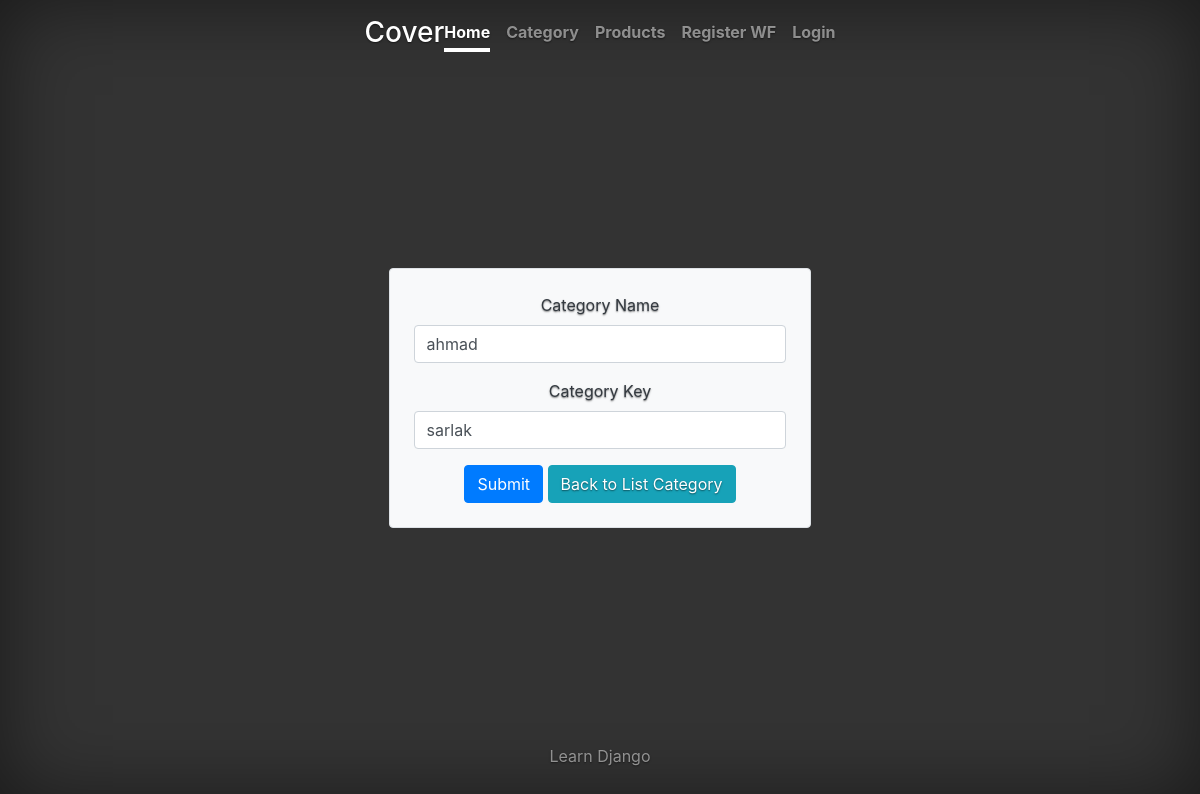
Before: /store/detail_category_view/8 with the older database file.
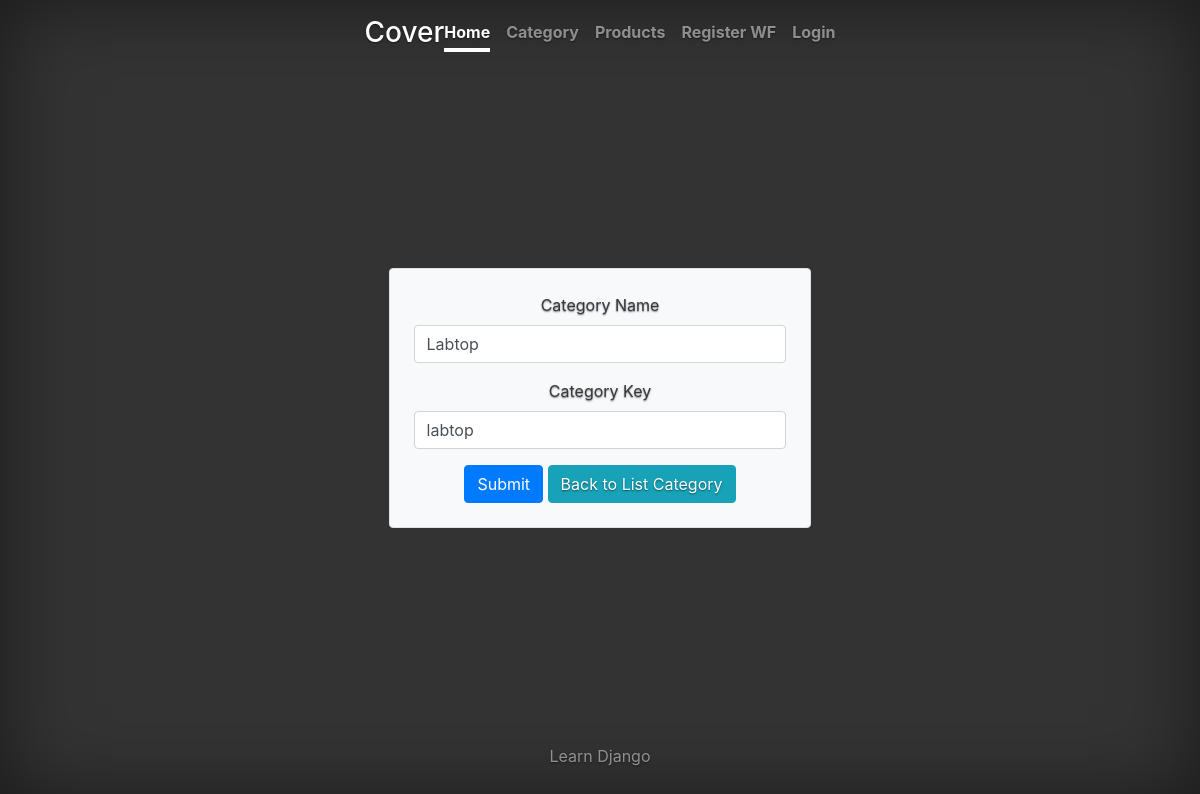
After: the same page with the newer database file.
### store/models.py (models this page shows)
class Category(models.Model):
    name = models.CharField(max_length=100)
    key = models.CharField(unique=True, max_length=100)
    class Meta:
        verbose_name_plural = "Categories"
        ordering = ["name"]
        verbose_name = "Category"
        db_table = 'category'

### store/views.py (the view)
# urls.py: path('detail_category_view/<int:id>', detail_category_view, name='detail_category_view'),
def detail_category_view(request, id):
    category = Category.objects.get(id=id)
    return render(request, 'view_category.html', {'category': category})

### templates/view_category.html (shortened to what this page needs)
{% extends 'base_layout.html' %}
{% block main %}
    <form class="p-4 border rounded shadow-sm bg-light" method="POST"  action="{% url 'update_category_view' id=category.id %}">
        <div class="mb-3">
            <label for="categoryName" class="form-label fw-bold text-dark">Category Name</label>
            <input type="text" class="form-control" id="categoryName" name="category_name"
                   placeholder="Enter category name"
                   value="{{ category.name }}"
                   required>
        </div>
        <div class="mb-3">
            <label for="categoryDescription" class="form-label fw-bold text-dark">Category Key</label>
            <input type="text" class="form-control" id="categoryName" name="category_key"
                   placeholder="Enter category Key"
                   value="{{ category.key }}"
                   required>
        </div>
        <button type="submit" class="btn btn-primary">Submit</button>
        <a type="reset" class="btn btn-info" href="{% url 'list_category' %}">Back to List Category</a>
    </form>
{% endblock %}

Changed rows visible on the page:
changed Category: category_name "ahmad" → "Labtop"; category_key "sarlak" → "labtop"
